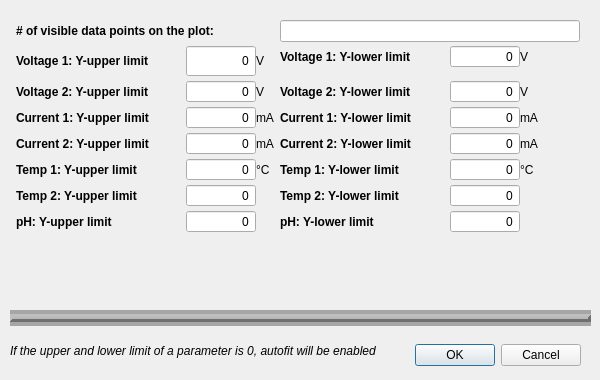
<?xml version="1.0" encoding="UTF-8"?>
<ui version="4.0">
 <class>Dialog</class>
 <widget class="QDialog" name="Dialog">
  <property name="windowModality">
   <enum>Qt::WindowModal</enum>
  </property>
  <property name="geometry">
   <rect>
    <x>0</x>
    <y>0</y>
    <width>600</width>
    <height>380</height>
   </rect>
  </property>
  <property name="sizePolicy">
   <sizepolicy hsizetype="Fixed" vsizetype="Fixed">
    <horstretch>0</horstretch>
    <verstretch>0</verstretch>
   </sizepolicy>
  </property>
  <property name="minimumSize">
   <size>
    <width>600</width>
    <height>380</height>
   </size>
  </property>
  <property name="maximumSize">
   <size>
    <width>600</width>
    <height>380</height>
   </size>
  </property>
  <property name="windowTitle">
   <string>Dialog</string>
  </property>
  <property name="modal">
   <bool>true</bool>
  </property>
  <widget class="QWidget" name="formLayoutWidget">
   <property name="geometry">
    <rect>
     <x>10</x>
     <y>20</y>
     <width>576</width>
     <height>293</height>
    </rect>
   </property>
   <layout class="QFormLayout" name="formLayout">
    <property name="verticalSpacing">
     <number>3</number>
    </property>
    <property name="leftMargin">
     <number>6</number>
    </property>
    <property name="rightMargin">
     <number>6</number>
    </property>
    <item row="0" column="0">
     <widget class="QLabel" name="label">
      <property name="font">
       <font>
        <weight>75</weight>
        <bold>true</bold>
       </font>
      </property>
      <property name="toolTip">
       <string>Sets maximum number of visible data points for each line of data</string>
      </property>
      <property name="text">
       <string># of visible data points on the plot:</string>
      </property>
     </widget>
    </item>
    <item row="0" column="1">
     <widget class="QLineEdit" name="datapointsLineEdit"/>
    </item>
    <item row="1" column="0">
     <layout class="QGridLayout" name="gridLayout">
      <item row="0" column="3">
       <widget class="QLabel" name="label_5">
        <property name="sizePolicy">
         <sizepolicy hsizetype="Minimum" vsizetype="Fixed">
          <horstretch>0</horstretch>
          <verstretch>0</verstretch>
         </sizepolicy>
        </property>
        <property name="minimumSize">
         <size>
          <width>0</width>
          <height>32</height>
         </size>
        </property>
        <property name="text">
         <string>V</string>
        </property>
       </widget>
      </item>
      <item row="0" column="2">
       <widget class="QSpinBox" name="v1_Upper">
        <property name="minimumSize">
         <size>
          <width>70</width>
          <height>32</height>
         </size>
        </property>
        <property name="alignment">
         <set>Qt::AlignRight|Qt::AlignTrailing|Qt::AlignVCenter</set>
        </property>
        <property name="buttonSymbols">
         <enum>QAbstractSpinBox::NoButtons</enum>
        </property>
        <property name="correctionMode">
         <enum>QAbstractSpinBox::CorrectToNearestValue</enum>
        </property>
        <property name="maximum">
         <number>50</number>
        </property>
       </widget>
      </item>
      <item row="0" column="1">
       <widget class="QLabel" name="label_2">
        <property name="sizePolicy">
         <sizepolicy hsizetype="MinimumExpanding" vsizetype="Fixed">
          <horstretch>0</horstretch>
          <verstretch>0</verstretch>
         </sizepolicy>
        </property>
        <property name="minimumSize">
         <size>
          <width>170</width>
          <height>32</height>
         </size>
        </property>
        <property name="font">
         <font>
          <weight>75</weight>
          <bold>true</bold>
         </font>
        </property>
        <property name="text">
         <string>Voltage 1: Y-upper limit</string>
        </property>
       </widget>
      </item>
     </layout>
    </item>
    <item row="1" column="1">
     <layout class="QGridLayout" name="gridLayout_2">
      <item row="0" column="0">
       <widget class="QLabel" name="label_3">
        <property name="minimumSize">
         <size>
          <width>170</width>
          <height>0</height>
         </size>
        </property>
        <property name="font">
         <font>
          <weight>75</weight>
          <bold>true</bold>
         </font>
        </property>
        <property name="text">
         <string>Voltage 1: Y-lower limit</string>
        </property>
       </widget>
      </item>
      <item row="0" column="1">
       <widget class="QSpinBox" name="v1_Lower">
        <property name="minimumSize">
         <size>
          <width>70</width>
          <height>0</height>
         </size>
        </property>
        <property name="alignment">
         <set>Qt::AlignRight|Qt::AlignTrailing|Qt::AlignVCenter</set>
        </property>
        <property name="buttonSymbols">
         <enum>QAbstractSpinBox::NoButtons</enum>
        </property>
        <property name="correctionMode">
         <enum>QAbstractSpinBox::CorrectToNearestValue</enum>
        </property>
        <property name="maximum">
         <number>50</number>
        </property>
       </widget>
      </item>
      <item row="0" column="2">
       <widget class="QLabel" name="label_6">
        <property name="text">
         <string>V</string>
        </property>
       </widget>
      </item>
     </layout>
    </item>
    <item row="2" column="0">
     <layout class="QGridLayout" name="gridLayout_3">
      <item row="0" column="3">
       <widget class="QLabel" name="label_7">
        <property name="text">
         <string>V</string>
        </property>
       </widget>
      </item>
      <item row="0" column="2">
       <widget class="QSpinBox" name="v2_Upper">
        <property name="minimumSize">
         <size>
          <width>70</width>
          <height>0</height>
         </size>
        </property>
        <property name="alignment">
         <set>Qt::AlignRight|Qt::AlignTrailing|Qt::AlignVCenter</set>
        </property>
        <property name="buttonSymbols">
         <enum>QAbstractSpinBox::NoButtons</enum>
        </property>
        <property name="correctionMode">
         <enum>QAbstractSpinBox::CorrectToNearestValue</enum>
        </property>
        <property name="maximum">
         <number>50</number>
        </property>
       </widget>
      </item>
      <item row="0" column="1">
       <widget class="QLabel" name="label_4">
        <property name="minimumSize">
         <size>
          <width>170</width>
          <height>0</height>
         </size>
        </property>
        <property name="font">
         <font>
          <weight>75</weight>
          <bold>true</bold>
         </font>
        </property>
        <property name="text">
         <string>Voltage 2: Y-upper limit</string>
        </property>
       </widget>
      </item>
     </layout>
    </item>
    <item row="2" column="1">
     <layout class="QGridLayout" name="gridLayout_4">
      <item row="0" column="0">
       <widget class="QLabel" name="label_8">
        <property name="minimumSize">
         <size>
          <width>170</width>
          <height>0</height>
         </size>
        </property>
        <property name="font">
         <font>
          <weight>75</weight>
          <bold>true</bold>
         </font>
        </property>
        <property name="text">
         <string>Voltage 2: Y-lower limit</string>
        </property>
       </widget>
      </item>
      <item row="0" column="1">
       <widget class="QSpinBox" name="v2_Lower">
        <property name="minimumSize">
         <size>
          <width>70</width>
          <height>0</height>
         </size>
        </property>
        <property name="alignment">
         <set>Qt::AlignRight|Qt::AlignTrailing|Qt::AlignVCenter</set>
        </property>
        <property name="buttonSymbols">
         <enum>QAbstractSpinBox::NoButtons</enum>
        </property>
        <property name="correctionMode">
         <enum>QAbstractSpinBox::CorrectToNearestValue</enum>
        </property>
        <property name="maximum">
         <number>50</number>
        </property>
       </widget>
      </item>
      <item row="0" column="2">
       <widget class="QLabel" name="label_9">
        <property name="text">
         <string>V</string>
        </property>
       </widget>
      </item>
     </layout>
    </item>
    <item row="3" column="0">
     <layout class="QGridLayout" name="gridLayout_5">
      <item row="0" column="3">
       <widget class="QLabel" name="label_10">
        <property name="text">
         <string>mA</string>
        </property>
       </widget>
      </item>
      <item row="0" column="2">
       <widget class="QSpinBox" name="c1_Upper">
        <property name="minimumSize">
         <size>
          <width>70</width>
          <height>0</height>
         </size>
        </property>
        <property name="alignment">
         <set>Qt::AlignRight|Qt::AlignTrailing|Qt::AlignVCenter</set>
        </property>
        <property name="buttonSymbols">
         <enum>QAbstractSpinBox::NoButtons</enum>
        </property>
        <property name="correctionMode">
         <enum>QAbstractSpinBox::CorrectToNearestValue</enum>
        </property>
        <property name="maximum">
         <number>5000</number>
        </property>
       </widget>
      </item>
      <item row="0" column="1">
       <widget class="QLabel" name="label_11">
        <property name="minimumSize">
         <size>
          <width>170</width>
          <height>0</height>
         </size>
        </property>
        <property name="font">
         <font>
          <weight>75</weight>
          <bold>true</bold>
         </font>
        </property>
        <property name="text">
         <string>Current 1: Y-upper limit</string>
        </property>
       </widget>
      </item>
     </layout>
    </item>
    <item row="3" column="1">
     <layout class="QGridLayout" name="gridLayout_8">
      <item row="0" column="1">
       <widget class="QSpinBox" name="c1_Lower">
        <property name="minimumSize">
         <size>
          <width>70</width>
          <height>0</height>
         </size>
        </property>
        <property name="alignment">
         <set>Qt::AlignRight|Qt::AlignTrailing|Qt::AlignVCenter</set>
        </property>
        <property name="buttonSymbols">
         <enum>QAbstractSpinBox::NoButtons</enum>
        </property>
        <property name="correctionMode">
         <enum>QAbstractSpinBox::CorrectToNearestValue</enum>
        </property>
        <property name="maximum">
         <number>5000</number>
        </property>
       </widget>
      </item>
      <item row="0" column="0">
       <widget class="QLabel" name="label_16">
        <property name="minimumSize">
         <size>
          <width>170</width>
          <height>0</height>
         </size>
        </property>
        <property name="font">
         <font>
          <weight>75</weight>
          <bold>true</bold>
         </font>
        </property>
        <property name="text">
         <string>Current 1: Y-lower limit</string>
        </property>
       </widget>
      </item>
      <item row="0" column="2">
       <widget class="QLabel" name="label_17">
        <property name="text">
         <string>mA</string>
        </property>
       </widget>
      </item>
     </layout>
    </item>
    <item row="4" column="0">
     <layout class="QGridLayout" name="gridLayout_6">
      <item row="0" column="3">
       <widget class="QLabel" name="label_12">
        <property name="text">
         <string>mA</string>
        </property>
       </widget>
      </item>
      <item row="0" column="2">
       <widget class="QSpinBox" name="c2_Upper">
        <property name="minimumSize">
         <size>
          <width>70</width>
          <height>0</height>
         </size>
        </property>
        <property name="alignment">
         <set>Qt::AlignRight|Qt::AlignTrailing|Qt::AlignVCenter</set>
        </property>
        <property name="buttonSymbols">
         <enum>QAbstractSpinBox::NoButtons</enum>
        </property>
        <property name="correctionMode">
         <enum>QAbstractSpinBox::CorrectToNearestValue</enum>
        </property>
        <property name="maximum">
         <number>5000</number>
        </property>
       </widget>
      </item>
      <item row="0" column="1">
       <widget class="QLabel" name="label_13">
        <property name="minimumSize">
         <size>
          <width>170</width>
          <height>0</height>
         </size>
        </property>
        <property name="font">
         <font>
          <weight>75</weight>
          <bold>true</bold>
         </font>
        </property>
        <property name="text">
         <string>Current 2: Y-upper limit</string>
        </property>
       </widget>
      </item>
     </layout>
    </item>
    <item row="4" column="1">
     <layout class="QGridLayout" name="gridLayout_7">
      <item row="0" column="0">
       <widget class="QLabel" name="label_14">
        <property name="minimumSize">
         <size>
          <width>170</width>
          <height>0</height>
         </size>
        </property>
        <property name="font">
         <font>
          <weight>75</weight>
          <bold>true</bold>
         </font>
        </property>
        <property name="text">
         <string>Current 2: Y-lower limit</string>
        </property>
       </widget>
      </item>
      <item row="0" column="1">
       <widget class="QSpinBox" name="c2_Lower">
        <property name="minimumSize">
         <size>
          <width>70</width>
          <height>0</height>
         </size>
        </property>
        <property name="alignment">
         <set>Qt::AlignRight|Qt::AlignTrailing|Qt::AlignVCenter</set>
        </property>
        <property name="buttonSymbols">
         <enum>QAbstractSpinBox::NoButtons</enum>
        </property>
        <property name="correctionMode">
         <enum>QAbstractSpinBox::CorrectToNearestValue</enum>
        </property>
        <property name="maximum">
         <number>5000</number>
        </property>
       </widget>
      </item>
      <item row="0" column="2">
       <widget class="QLabel" name="label_15">
        <property name="text">
         <string>mA</string>
        </property>
       </widget>
      </item>
     </layout>
    </item>
    <item row="5" column="0">
     <layout class="QGridLayout" name="gridLayout_14">
      <item row="0" column="3">
       <widget class="QLabel" name="label_28">
        <property name="text">
         <string>°C</string>
        </property>
       </widget>
      </item>
      <item row="0" column="2">
       <widget class="QSpinBox" name="t1_Upper">
        <property name="minimumSize">
         <size>
          <width>70</width>
          <height>0</height>
         </size>
        </property>
        <property name="alignment">
         <set>Qt::AlignRight|Qt::AlignTrailing|Qt::AlignVCenter</set>
        </property>
        <property name="buttonSymbols">
         <enum>QAbstractSpinBox::NoButtons</enum>
        </property>
        <property name="correctionMode">
         <enum>QAbstractSpinBox::CorrectToNearestValue</enum>
        </property>
        <property name="minimum">
         <number>-128</number>
        </property>
        <property name="maximum">
         <number>1555</number>
        </property>
       </widget>
      </item>
      <item row="0" column="1">
       <widget class="QLabel" name="label_29">
        <property name="minimumSize">
         <size>
          <width>170</width>
          <height>0</height>
         </size>
        </property>
        <property name="font">
         <font>
          <weight>75</weight>
          <bold>true</bold>
         </font>
        </property>
        <property name="text">
         <string>Temp 1: Y-upper limit</string>
        </property>
       </widget>
      </item>
     </layout>
    </item>
    <item row="5" column="1">
     <layout class="QGridLayout" name="gridLayout_15">
      <item row="0" column="0">
       <widget class="QLabel" name="label_30">
        <property name="minimumSize">
         <size>
          <width>170</width>
          <height>0</height>
         </size>
        </property>
        <property name="font">
         <font>
          <weight>75</weight>
          <bold>true</bold>
         </font>
        </property>
        <property name="text">
         <string>Temp 1: Y-lower limit</string>
        </property>
       </widget>
      </item>
      <item row="0" column="1">
       <widget class="QSpinBox" name="t1_Lower">
        <property name="minimumSize">
         <size>
          <width>70</width>
          <height>0</height>
         </size>
        </property>
        <property name="alignment">
         <set>Qt::AlignRight|Qt::AlignTrailing|Qt::AlignVCenter</set>
        </property>
        <property name="buttonSymbols">
         <enum>QAbstractSpinBox::NoButtons</enum>
        </property>
        <property name="correctionMode">
         <enum>QAbstractSpinBox::CorrectToNearestValue</enum>
        </property>
        <property name="minimum">
         <number>-128</number>
        </property>
        <property name="maximum">
         <number>1555</number>
        </property>
       </widget>
      </item>
      <item row="0" column="2">
       <widget class="QLabel" name="label_31">
        <property name="text">
         <string>°C</string>
        </property>
       </widget>
      </item>
     </layout>
    </item>
    <item row="6" column="0">
     <layout class="QGridLayout" name="gridLayout_16">
      <item row="0" column="2">
       <widget class="QSpinBox" name="t2_Upper">
        <property name="minimumSize">
         <size>
          <width>70</width>
          <height>0</height>
         </size>
        </property>
        <property name="alignment">
         <set>Qt::AlignRight|Qt::AlignTrailing|Qt::AlignVCenter</set>
        </property>
        <property name="buttonSymbols">
         <enum>QAbstractSpinBox::NoButtons</enum>
        </property>
        <property name="correctionMode">
         <enum>QAbstractSpinBox::CorrectToNearestValue</enum>
        </property>
        <property name="minimum">
         <number>-128</number>
        </property>
        <property name="maximum">
         <number>1555</number>
        </property>
       </widget>
      </item>
      <item row="0" column="1">
       <widget class="QLabel" name="label_33">
        <property name="minimumSize">
         <size>
          <width>170</width>
          <height>0</height>
         </size>
        </property>
        <property name="font">
         <font>
          <weight>75</weight>
          <bold>true</bold>
         </font>
        </property>
        <property name="text">
         <string>Temp 2: Y-upper limit</string>
        </property>
       </widget>
      </item>
     </layout>
    </item>
    <item row="6" column="1">
     <layout class="QGridLayout" name="gridLayout_13">
      <item row="0" column="1">
       <widget class="QSpinBox" name="t2_Lower">
        <property name="minimumSize">
         <size>
          <width>70</width>
          <height>0</height>
         </size>
        </property>
        <property name="alignment">
         <set>Qt::AlignRight|Qt::AlignTrailing|Qt::AlignVCenter</set>
        </property>
        <property name="buttonSymbols">
         <enum>QAbstractSpinBox::NoButtons</enum>
        </property>
        <property name="correctionMode">
         <enum>QAbstractSpinBox::CorrectToNearestValue</enum>
        </property>
        <property name="minimum">
         <number>-128</number>
        </property>
        <property name="maximum">
         <number>1555</number>
        </property>
       </widget>
      </item>
      <item row="0" column="0">
       <widget class="QLabel" name="label_26">
        <property name="minimumSize">
         <size>
          <width>170</width>
          <height>0</height>
         </size>
        </property>
        <property name="font">
         <font>
          <weight>75</weight>
          <bold>true</bold>
         </font>
        </property>
        <property name="text">
         <string>Temp 2: Y-lower limit</string>
        </property>
       </widget>
      </item>
      <item row="0" column="2">
       <widget class="QLabel" name="label_27">
        <property name="text">
         <string/>
        </property>
       </widget>
      </item>
     </layout>
    </item>
    <item row="7" column="0">
     <layout class="QGridLayout" name="gridLayout_18">
      <item row="0" column="2">
       <widget class="QSpinBox" name="pH_Upper">
        <property name="minimumSize">
         <size>
          <width>70</width>
          <height>0</height>
         </size>
        </property>
        <property name="alignment">
         <set>Qt::AlignRight|Qt::AlignTrailing|Qt::AlignVCenter</set>
        </property>
        <property name="buttonSymbols">
         <enum>QAbstractSpinBox::NoButtons</enum>
        </property>
        <property name="correctionMode">
         <enum>QAbstractSpinBox::CorrectToNearestValue</enum>
        </property>
        <property name="maximum">
         <number>14</number>
        </property>
       </widget>
      </item>
      <item row="0" column="1">
       <widget class="QLabel" name="label_37">
        <property name="minimumSize">
         <size>
          <width>170</width>
          <height>0</height>
         </size>
        </property>
        <property name="font">
         <font>
          <weight>75</weight>
          <bold>true</bold>
         </font>
        </property>
        <property name="text">
         <string>pH: Y-upper limit</string>
        </property>
       </widget>
      </item>
     </layout>
    </item>
    <item row="7" column="1">
     <layout class="QGridLayout" name="gridLayout_17">
      <item row="0" column="0">
       <widget class="QLabel" name="label_34">
        <property name="minimumSize">
         <size>
          <width>170</width>
          <height>0</height>
         </size>
        </property>
        <property name="font">
         <font>
          <weight>75</weight>
          <bold>true</bold>
         </font>
        </property>
        <property name="text">
         <string>pH: Y-lower limit</string>
        </property>
       </widget>
      </item>
      <item row="0" column="2">
       <widget class="QLabel" name="label_35">
        <property name="text">
         <string/>
        </property>
       </widget>
      </item>
      <item row="0" column="1">
       <widget class="QSpinBox" name="pH_Lower">
        <property name="minimumSize">
         <size>
          <width>70</width>
          <height>0</height>
         </size>
        </property>
        <property name="alignment">
         <set>Qt::AlignRight|Qt::AlignTrailing|Qt::AlignVCenter</set>
        </property>
        <property name="buttonSymbols">
         <enum>QAbstractSpinBox::NoButtons</enum>
        </property>
        <property name="correctionMode">
         <enum>QAbstractSpinBox::CorrectToNearestValue</enum>
        </property>
        <property name="maximum">
         <number>14</number>
        </property>
       </widget>
      </item>
     </layout>
    </item>
   </layout>
  </widget>
  <widget class="QDialogButtonBox" name="buttonBox">
   <property name="geometry">
    <rect>
     <x>400</x>
     <y>340</y>
     <width>181</width>
     <height>30</height>
    </rect>
   </property>
   <property name="orientation">
    <enum>Qt::Horizontal</enum>
   </property>
   <property name="standardButtons">
    <set>QDialogButtonBox::Cancel|QDialogButtonBox::Ok</set>
   </property>
  </widget>
  <widget class="QLabel" name="label_32">
   <property name="geometry">
    <rect>
     <x>10</x>
     <y>330</y>
     <width>381</width>
     <height>41</height>
    </rect>
   </property>
   <property name="font">
    <font>
     <weight>50</weight>
     <italic>true</italic>
     <bold>false</bold>
    </font>
   </property>
   <property name="text">
    <string>If the upper and lower limit of a parameter is 0, autofit will be enabled</string>
   </property>
   <property name="scaledContents">
    <bool>false</bool>
   </property>
   <property name="wordWrap">
    <bool>true</bool>
   </property>
  </widget>
  <widget class="Line" name="line">
   <property name="geometry">
    <rect>
     <x>10</x>
     <y>310</y>
     <width>581</width>
     <height>16</height>
    </rect>
   </property>
   <property name="styleSheet">
    <string notr="true">background-color: rgb(166, 166, 166);</string>
   </property>
   <property name="frameShadow">
    <enum>QFrame::Raised</enum>
   </property>
   <property name="lineWidth">
    <number>3</number>
   </property>
   <property name="midLineWidth">
    <number>2</number>
   </property>
   <property name="orientation">
    <enum>Qt::Horizontal</enum>
   </property>
  </widget>
 </widget>
 <resources/>
 <connections/>
</ui>
